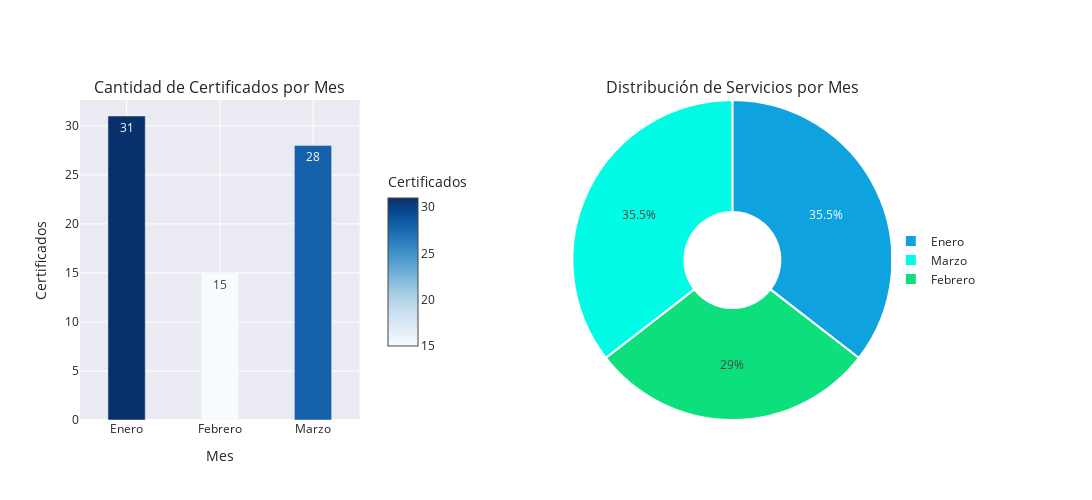

Notebook source saved alongside this figure:
### Code cell
import plotly.graph_objects as go
from plotly.subplots import make_subplots

# Crear subgráficos
fig = make_subplots(
    rows=1, 
    cols=2,
    column_widths=[0.3, 0.6],
    vertical_spacing=0.05,
    specs=[[{"type": "bar"}, {"type": "pie"}]],
    subplot_titles=("Cantidad de Certificados por Mes", "Distribución de Servicios por Mes")
)

# Gráfico de Barras (con barra de color a la izquierda)
fig.add_trace(
    go.Bar(
        x=sit_per_month.index,
        y=sit_per_month['rep_number'],
        text=sit_per_month['rep_number'],
        width=0.4,
        marker=dict(
            color=sit_per_month['rep_number'],
            colorscale='Blues',
            colorbar=dict(
                title="Certificados",
                x=0.32,  # Posición horizontal de la barra de color
                len=0.6   # Longitud de la barra de color
            )
        ),
        hovertemplate='<b>%{x}</b><br>Cantidad: %{y}<extra></extra>',
        showlegend=False  # No mostrar leyenda para este gráfico
    ), 
    row=1, 
    col=1
)

# Gráfico de Pie (con leyenda a la derecha)
colors2 = ["#0ea3df", "#0edf7d", "#01fce5", "#ff7f0e", "#2ca02c"]

fig.add_trace(
    go.Pie(
        labels=sit_per_month.index,
        values=sit_per_month['so'],
        hole=0.3,
        textinfo='percent',
        hoverinfo='label+value',
        marker=dict(
            colors=colors2,
            line=dict(color='white', width=2)
        ),
        name="Servicios",  # Título de la leyenda
    ),
    row=1, 
    col=2
)

# Ajustar posición de leyendas y diseño
fig.update_layout(
    height=500,
    width=1150,  # Aumentar ancho para espacio
    template="plotly+seaborn",
    xaxis_title="Mes",
    yaxis_title="Certificados",
    legend=dict(
        x=0.87,    # Posición horizontal de la leyenda (derecha)
        y=0.5,     # Posición vertical (centro)
        traceorder="normal"
    ),
    coloraxis_colorbar=dict(
        x=0.35,    # Posición horizontal de la barra de color
        title_side="top"
    )
)

fig.show()

### Figure 1 — Plotly figure (JSON) as saved in the notebook; plotly's stock layout.template omitted (floating-point values rounded to 4 significant figures)
{"data": [{"hovertemplate": "<b>%{x}</b><br>Cantidad: %{y}<extra></extra>", "marker": {"color": [31, 15, 28], "colorbar": {"len": 0.6, "title": {"text": "Certificados"}, "x": 0.32}, "colorscale": [[0, "rgb(247,251,255)"], [0.125, "rgb(222,235,247)"], [0.25, "rgb(198,219,239)"], [0.375, "rgb(158,202,225)"], [0.5, "rgb(107,174,214)"], [0.625, "rgb(66,146,198)"], [0.75, "rgb(33,113,181)"], [0.875, "rgb(8,81,156)"], [1, "rgb(8,48,107)"]]}, "showlegend": false, "text": [31.0, 15.0, 28.0], "type": "bar", "width": 0.4, "x": ["Enero", "Febrero", "Marzo"], "xaxis": "x", "y": [31, 15, 28], "yaxis": "y"}, {"domain": {"x": [0.4, 1], "y": [0, 1]}, "hole": 0.3, "hoverinfo": "label+value", "labels": ["Enero", "Febrero", "Marzo"], "marker": {"colors": ["#0ea3df", "#0edf7d", "#01fce5", "#ff7f0e", "#2ca02c"], "line": {"color": "white", "width": 2}}, "name": "Servicios", "textinfo": "percent", "type": "pie", "values": [11, 9, 11]}], "layout": {"annotations": [{"font": {"size": 16}, "showarrow": false, "text": "Cantidad de Certificados por Mes", "x": 0.15, "xanchor": "center", "xref": "paper", "y": 1, "yanchor": "bottom", "yref": "paper"}, {"font": {"size": 16}, "showarrow": false, "text": "Distribución de Servicios por Mes", "x": 0.7, "xanchor": "center", "xref": "paper", "y": 1, "yanchor": "bottom", "yref": "paper"}], "coloraxis": {"colorbar": {"title": {"side": "top"}, "x": 0.35}}, "height": 500, "legend": {"traceorder": "normal", "x": 0.87, "y": 0.5}, "width": 1150, "xaxis": {"anchor": "y", "domain": [0, 0.3], "title": {"text": "Mes"}}, "yaxis": {"anchor": "x", "domain": [0, 1], "title": {"text": "Certificados"}}}}
